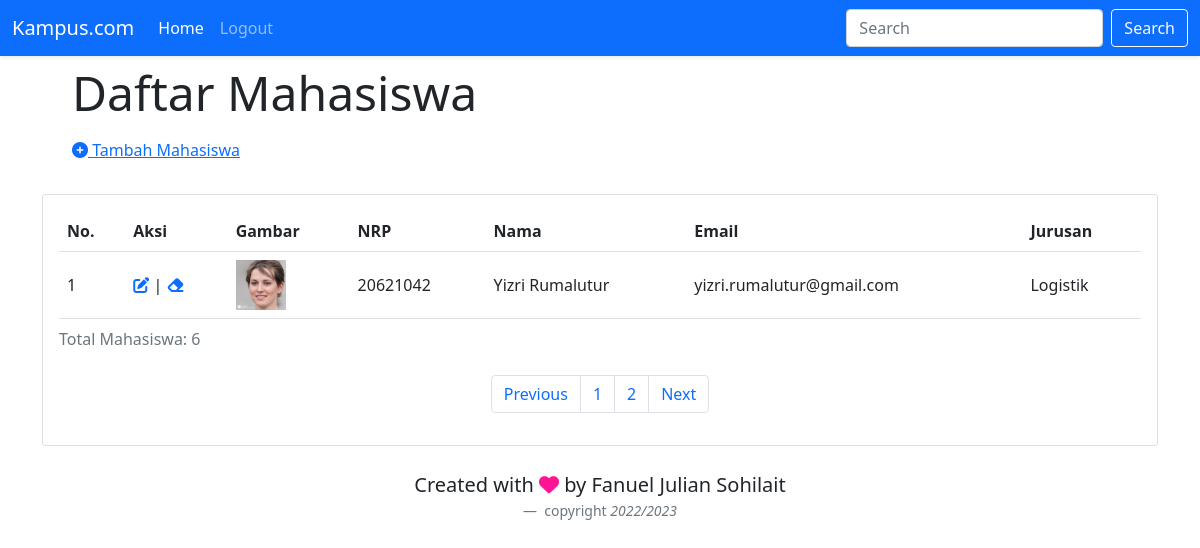
/?halaman=2 (signed in), run on the app's committed database.
### tables this page shows
CREATE TABLE `tb_mahasiswa` (
  `id` int(50) NOT NULL,
  `nrp` int(50) NOT NULL,
  `nama` varchar(50) NOT NULL,
  `email` varchar(50) NOT NULL,
  `jurusan` varchar(50) NOT NULL,
  `foto` varchar(50) NOT NULL
);

### index.php (the view, shortened to what this page needs)
<?php
require 'functions.php';
$batas = 5;
$halaman = isset($_GET['halaman'])?(int)$_GET['halaman'] : 1;
$halaman_awal = ($halaman>1) ? ($halaman * $batas) - $batas : 0;
$previous = $halaman - 1;
$next = $halaman + 1;
$data = mysqli_query($conn,"SELECT * FROM tb_mahasiswa");
$jumlah_data = mysqli_num_rows($data);
$total_halaman = ceil($jumlah_data / $batas);
$mahasiswa = mysqli_query($conn,"SELECT * FROM tb_mahasiswa LIMIT $halaman_awal, $batas");
?>
<!DOCTYPE html>
<html lang="en">
<head>
    <link href="https://cdn.jsdelivr.net/npm/bootstrap@5.0.2/dist/css/bootstrap.min.css" rel="stylesheet">
</head>
<body>
<nav class="navbar navbar-expand-lg navbar-dark bg-primary shadow-sm">
  <div class="container-fluid">
    <a class="navbar-brand" href="index.php">Kampus.com</a>
    <div class="collapse navbar-collapse" id="navbarSupportedContent">
      <ul class="navbar-nav me-auto mb-2 mb-lg-0">
        <li class="nav-item">
          <a class="nav-link active" aria-current="page" href="index.php">Home</a>
        </li>
        <li class="nav-item">
          <a class="nav-link" href="logout.php">Logout</a>
        </li>
      </ul>
      <form class="d-flex" action="" method="post">
        <input class="form-control me-2" type="text" name="keyword" value="<?php if(isset($_GET['keyword'])) { echo $_GET['keyword']; } ?>" autocomplete="off" placeholder="Search" autofocus>
        <button class="btn btn-outline-light" name="cari" type="submit">Search</button>
      </form>
    </div>
  </div>
</nav>
  <div class="judul ps-5 mt-2">
  <h1 class="display-5 ps-4 mb-3">Daftar Mahasiswa</h1>
  <a href="tambah.php" class="h6 ps-4"> <i class="fa-solid fa-circle-plus"></i> Tambah Mahasiswa </a>
  </div>
  <br>
  <div class="container mt-1 pt-1">
            <div class="row">
                <div class=" m-auto">
                    <div class="card">
                        <div class="card-body">
                            <table class="table align-middle table-hover" cellpadding="10" cellspacing="0">
                            <caption>Total Mahasiswa: <?= $jumlah_data ?></caption>
                                    <tr>
                                        <th>No.</th>
                                        <th>Aksi</th>
                                        <th>Gambar</th>
                                        <th>NRP</th>
                                        <th>Nama</th>
                                        <th>Email</th>
                                        <th>Jurusan</th>
                                    </tr>
                                      <?php $i = 1; ?>
                                      <?php foreach ($mahasiswa as $row) : ?>
                                    <tr>
                                      <td><?= $i; ?></td>
                                      <td>
                                      <a href="ubah.php?id=<?= $row["id"];?>"><i class="fa-solid fa-pen-to-square"></i></a> |
                                      <a href="hapus.php?id=<?= $row["id"]; ?>" onclick="return confirm('Yakin Ingin Mengahpus Data Ini?');"><i class="fa-solid fa-eraser"></i></a>
                                      </td>
                                      <td><img  src="img/<?= $row["foto"]; ?>" width="50" height=""> </td>
                                      <td><?= $row["nrp"]; ?></td>
                                      <td><?= $row["nama"]; ?></td>
                                      <td><?= $row["email"]; ?></td>
                                      <td><?= $row["jurusan"]; ?></td>
                                    </tr>
                                    <?php $i++ ?>
                                    <?php endforeach ?>
                            </table>
    <nav>
			<ul class="pagination justify-content-center">
				<li class="page-item">
					<a class="page-link" <?php if($halaman > 1){ echo "href='?halaman=$previous'"; } ?>>Previous</a>
				</li>
				<?php
				for($x=1;$x<=$total_halaman;$x++){
					?>
					<li class="page-item"><a class="page-link" href="?halaman=<?php echo $x ?>"><?php echo $x; ?></a></li>
					<?php
				}
				?>
				<li class="page-item">
					<a  class="page-link" <?php if($halaman < $total_halaman) { echo "href='?halaman=$next'"; } ?>>Next</a>
				</li>
			</ul>
		</nav>
                        </div>
                    </div>
                </div>
            </div>
  </div>
  <?php include 'footer.php';?>
</body>
</html>

### data on the page
tb_mahasiswa: foto (picture), nrp "20621042", nama "Yizri Rumalutur", email "yizri.rumalutur@gmail.com", jurusan "Logistik"

### other printed values
$jumlah_data "6"
